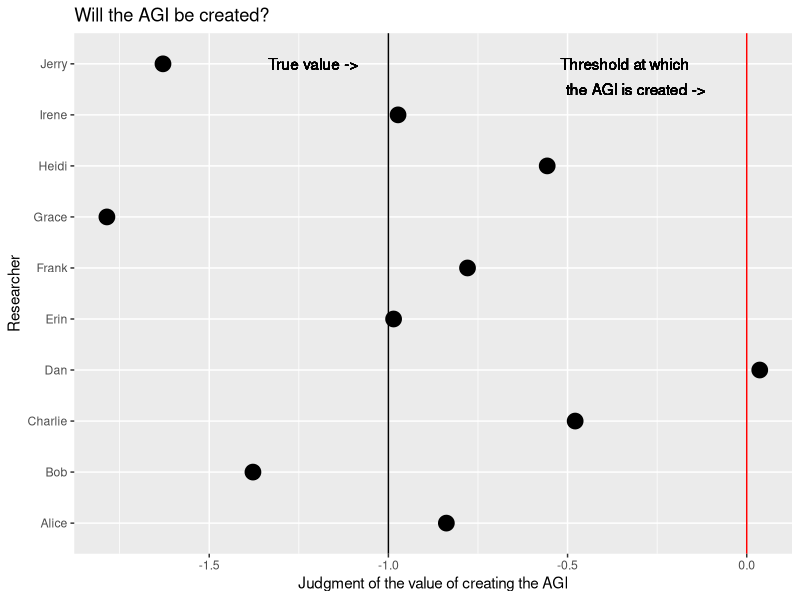
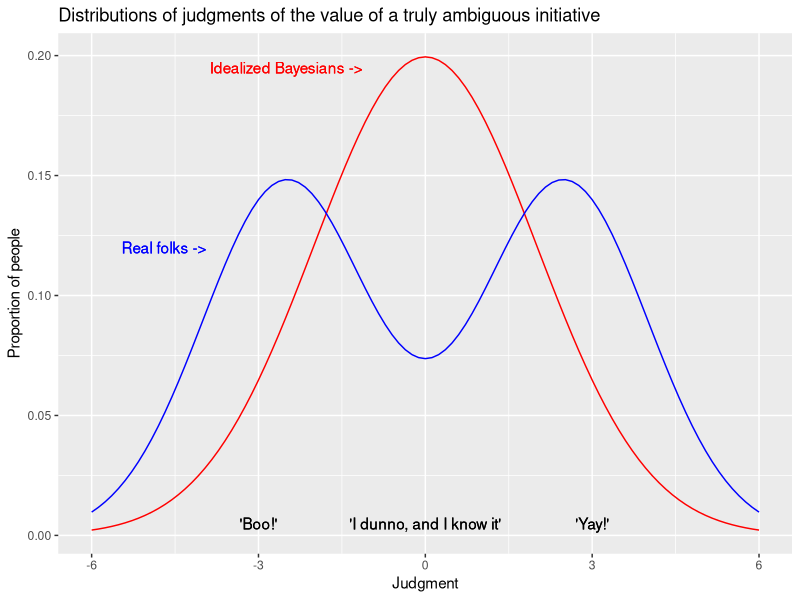

Recreate these plots in R, in order.
## ---- chunk 1
library(tidyverse)
set.seed(6)
judgments <- rnorm(n = 10, mean = -1, sd = 0.6)
people <- c("Alice", "Bob", "Charlie", "Dan", "Erin", "Frank", "Grace", "Heidi", "Irene", "Jerry")
unil_data <- data.frame(person = people, judgment = judgments)
ggplot(data = unil_data) + 
        geom_point(aes(x = person, y = judgment), stat = "identity", shape = 19, size = 5) +
        coord_flip() +
        geom_hline(yintercept = -1, color = "black") +
        geom_hline(yintercept = 0, color = "red") + theme(plot.subtitle = element_text(vjust = 1), 
    plot.caption = element_text(vjust = 1)) +labs(title = "Will the AGI be created?", 
    x = "Researcher", y = "Judgment of the value of creating the AGI") +
        geom_text(aes(label = "True value ->", x = 10, y = -1.21)) +
        geom_text(aes(label = "Threshold at which", x = 10, y = -0.34)) +
        geom_text(aes(label = "the AGI is created ->", x = 9.5, y = -0.31))
## ---- chunk 2
bimodal <- function(x) {
 (dnorm(x, mean=-2.5, sd=1.5) + dnorm(x, mean=2.5, sd=1.5))/1.8
}

f <- ggplot(data.frame(x = c(-6, 6)), aes(x))
f + stat_function(fun = dnorm, args = list(0,2), colour = "red") +
        stat_function(fun = bimodal, colour = "blue") +
        geom_text(aes(label = "Idealized Bayesians ->", x = -2.5, y = 0.195), color = "red") +
        geom_text(aes(label = "Real folks ->", x = -4.7, y = 0.12), color = "blue") +
        geom_text(aes(label = "'I dunno, and I know it'", x = 0, y = 0.005), color = "black") +
        geom_text(aes(label = "'Boo!'", x = -3, y = 0.005), color = "black") +
        geom_text(aes(label = "'Yay!'", x = 3, y = 0.005), color = "black") + theme(plot.subtitle = element_text(vjust = 1), 
    plot.caption = element_text(vjust = 1)) +labs(title = "Distributions of judgments of the value of a truly ambiguous initiative", 
    x = "Judgment", y = "Proportion of people")
